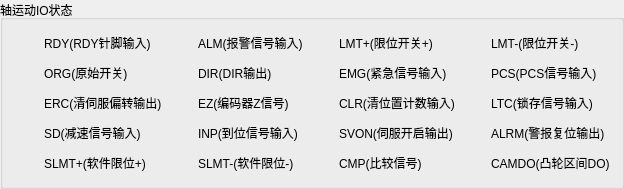
      <widget class="QGroupBox" name="groupBox_7">
       <property name="title">
        <string>轴运动IO状态</string>
       </property>
       <layout class="QGridLayout" name="gridLayout_3">
        <item row="0" column="0">
         <layout class="QHBoxLayout" name="horizontalLayout_3" stretch="1,100,1,100,1,100,1,100">
          <item>
           <layout class="QVBoxLayout" name="verticalLayout_3">
            <item>
             <widget class="QLabel" name="label_RDY">
              <property name="minimumSize">
               <size>
                <width>24</width>
                <height>24</height>
               </size>
              </property>
              <property name="maximumSize">
               <size>
                <width>24</width>
                <height>24</height>
               </size>
              </property>
              <property name="styleSheet">
               <string notr="true"/>
              </property>
              <property name="text">
               <string/>
              </property>
             </widget>
            </item>
            <item>
             <widget class="QLabel" name="label_ORG">
              <property name="minimumSize">
               <size>
                <width>24</width>
                <height>24</height>
               </size>
              </property>
              <property name="maximumSize">
               <size>
                <width>24</width>
                <height>24</height>
               </size>
              </property>
              <property name="styleSheet">
               <string notr="true"/>
              </property>
              <property name="text">
               <string/>
              </property>
             </widget>
            </item>
            <item>
             <widget class="QLabel" name="label_ERC">
              <property name="minimumSize">
               <size>
                <width>24</width>
                <height>24</height>
               </size>
              </property>
              <property name="maximumSize">
               <size>
                <width>24</width>
                <height>24</height>
               </size>
              </property>
              <property name="styleSheet">
               <string notr="true"/>
              </property>
              <property name="text">
               <string/>
              </property>
             </widget>
            </item>
            <item>
             <widget class="QLabel" name="label_SD">
              <property name="minimumSize">
               <size>
                <width>24</width>
                <height>24</height>
               </size>
              </property>
              <property name="maximumSize">
               <size>
                <width>24</width>
                <height>24</height>
               </size>
              </property>
              <property name="styleSheet">
               <string notr="true"/>
              </property>
              <property name="text">
               <string/>
              </property>
             </widget>
            </item>
            <item>
             <widget class="QLabel" name="label_SLMT_positive">
              <property name="minimumSize">
               <size>
                <width>24</width>
                <height>24</height>
               </size>
              </property>
              <property name="maximumSize">
               <size>
                <width>24</width>
                <height>24</height>
               </size>
              </property>
              <property name="styleSheet">
               <string notr="true"/>
              </property>
              <property name="text">
               <string/>
              </property>
             </widget>
            </item>
           </layout>
          </item>
          <item>
           <layout class="QVBoxLayout" name="verticalLayout_23">
            <item>
             <widget class="QLabel" name="label_26">
              <property name="minimumSize">
               <size>
                <width>0</width>
                <height>24</height>
               </size>
              </property>
              <property name="maximumSize">
               <size>
                <width>16777215</width>
                <height>24</height>
               </size>
              </property>
              <property name="text">
               <string>RDY(RDY针脚输入)</string>
              </property>
             </widget>
            </item>
            <item>
             <widget class="QLabel" name="label_27">
              <property name="minimumSize">
               <size>
                <width>0</width>
                <height>24</height>
               </size>
              </property>
              <property name="maximumSize">
               <size>
                <width>16777215</width>
                <height>24</height>
               </size>
              </property>
              <property name="text">
               <string>ORG(原始开关)</string>
              </property>
             </widget>
            </item>
            <item>
             <widget class="QLabel" name="label_28">
              <property name="minimumSize">
               <size>
                <width>0</width>
                <height>24</height>
               </size>
              </property>
              <property name="maximumSize">
               <size>
                <width>16777215</width>
                <height>24</height>
               </size>
              </property>
              <property name="text">
               <string>ERC(清伺服偏转输出)</string>
              </property>
             </widget>
            </item>
            <item>
             <widget class="QLabel" name="label_29">
              <property name="minimumSize">
               <size>
                <width>0</width>
                <height>24</height>
               </size>
              </property>
              <property name="maximumSize">
               <size>
                <width>16777215</width>
                <height>24</height>
               </size>
              </property>
              <property name="text">
               <string>SD(减速信号输入)</string>
              </property>
             </widget>
            </item>
            <item>
             <widget class="QLabel" name="label_30">
              <property name="minimumSize">
               <size>
                <width>0</width>
                <height>24</height>
               </size>
              </property>
              <property name="maximumSize">
               <size>
                <width>16777215</width>
                <height>24</height>
               </size>
              </property>
              <property name="text">
               <string>SLMT+(软件限位+)</string>
              </property>
             </widget>
            </item>
           </layout>
          </item>
          <item>
           <layout class="QVBoxLayout" name="verticalLayout_4">
            <item>
             <widget class="QLabel" name="label_ALM">
              <property name="minimumSize">
               <size>
                <width>24</width>
                <height>24</height>
               </size>
              </property>
              <property name="maximumSize">
               <size>
                <width>24</width>
                <height>24</height>
               </size>
              </property>
              <property name="styleSheet">
               <string notr="true"/>
              </property>
              <property name="text">
               <string/>
              </property>
             </widget>
            </item>
            <item>
             <widget class="QLabel" name="label_DIR">
              <property name="minimumSize">
               <size>
                <width>24</width>
                <height>24</height>
               </size>
              </property>
              <property name="maximumSize">
               <size>
                <width>24</width>
                <height>24</height>
               </size>
              </property>
              <property name="styleSheet">
               <string notr="true"/>
              </property>
              <property name="text">
               <string/>
              </property>
             </widget>
            </item>
            <item>
             <widget class="QLabel" name="label_EZ">
              <property name="minimumSize">
               <size>
                <width>24</width>
                <height>24</height>
               </size>
              </property>
              <property name="maximumSize">
               <size>
                <width>24</width>
                <height>24</height>
               </size>
              </property>
              <property name="styleSheet">
               <string notr="true"/>
              </property>
              <property name="text">
               <string/>
              </property>
             </widget>
            </item>
            <item>
             <widget class="QLabel" name="label_INP">
              <property name="minimumSize">
               <size>
                <width>24</width>
                <height>24</height>
               </size>
              </property>
              <property name="maximumSize">
               <size>
                <width>24</width>
                <height>24</height>
               </size>
              </property>
              <property name="styleSheet">
               <string notr="true"/>
              </property>
              <property name="text">
               <string/>
              </property>
             </widget>
            </item>
            <item>
             <widget class="QLabel" name="label_SLMT_negative">
              <property name="minimumSize">
               <size>
                <width>24</width>
                <height>24</height>
               </size>
              </property>
              <property name="maximumSize">
               <size>
                <width>24</width>
                <height>24</height>
               </size>
              </property>
              <property name="styleSheet">
               <string notr="true"/>
              </property>
              <property name="text">
               <string/>
              </property>
             </widget>
            </item>
           </layout>
          </item>
          <item>
           <layout class="QVBoxLayout" name="verticalLayout_24">
            <item>
             <widget class="QLabel" name="label_31">
              <property name="minimumSize">
               <size>
                <width>0</width>
                <height>24</height>
               </size>
              </property>
              <property name="maximumSize">
               <size>
                <width>16777215</width>
                <height>24</height>
               </size>
              </property>
              <property name="text">
               <string>ALM(报警信号输入)</string>
              </property>
             </widget>
            </item>
            <item>
             <widget class="QLabel" name="label_32">
              <property name="minimumSize">
               <size>
                <width>0</width>
                <height>24</height>
               </size>
              </property>
              <property name="maximumSize">
               <size>
                <width>16777215</width>
                <height>24</height>
               </size>
              </property>
              <property name="text">
               <string>DIR(DIR输出)</string>
              </property>
             </widget>
            </item>
            <item>
             <widget class="QLabel" name="label_33">
              <property name="minimumSize">
               <size>
                <width>0</width>
                <height>24</height>
               </size>
              </property>
              <property name="maximumSize">
               <size>
                <width>16777215</width>
                <height>24</height>
               </size>
              </property>
              <property name="text">
               <string>EZ(编码器Z信号)</string>
              </property>
             </widget>
            </item>
            <item>
             <widget class="QLabel" name="label_34">
              <property name="minimumSize">
               <size>
                <width>0</width>
                <height>24</height>
               </size>
              </property>
              <property name="maximumSize">
               <size>
                <width>16777215</width>
                <height>24</height>
               </size>
              </property>
              <property name="text">
               <string>INP(到位信号输入)</string>
              </property>
             </widget>
            </item>
            <item>
             <widget class="QLabel" name="label_35">
              <property name="minimumSize">
               <size>
                <width>0</width>
                <height>24</height>
               </size>
              </property>
              <property name="maximumSize">
               <size>
                <width>16777215</width>
                <height>24</height>
               </size>
              </property>
              <property name="text">
               <string>SLMT-(软件限位-)</string>
              </property>
             </widget>
            </item>
           </layout>
          </item>
          <item>
           <layout class="QVBoxLayout" name="verticalLayout_5">
            <item>
             <widget class="QLabel" name="label_LMT_positive">
              <property name="minimumSize">
               <size>
                <width>24</width>
                <height>24</height>
               </size>
              </property>
              <property name="maximumSize">
               <size>
                <width>24</width>
                <height>24</height>
               </size>
              </property>
              <property name="styleSheet">
               <string notr="true"/>
              </property>
              <property name="text">
               <string/>
              </property>
             </widget>
            </item>
            <item>
             <widget class="QLabel" name="label_EMG">
              <property name="minimumSize">
               <size>
                <width>24</width>
                <height>24</height>
               </size>
              </property>
              <property name="maximumSize">
               <size>
                <width>24</width>
                <height>24</height>
               </size>
              </property>
              <property name="styleSheet">
               <string notr="true"/>
              </property>
              <property name="text">
               <string/>
              </property>
             </widget>
            </item>
            <item>
             <widget class="QLabel" name="label_CLR">
              <property name="minimumSize">
               <size>
                <width>24</width>
                <height>24</height>
               </size>
              </property>
              <property name="maximumSize">
               <size>
                <width>24</width>
                <height>24</height>
               </size>
              </property>
              <property name="styleSheet">
               <string notr="true"/>
              </property>
              <property name="text">
               <string/>
              </property>
             </widget>
            </item>
            <item>
             <widget class="QLabel" name="label_SVON">
              <property name="minimumSize">
               <size>
                <width>24</width>
                <height>24</height>
               </size>
              </property>
              <property name="maximumSize">
               <size>
                <width>24</width>
                <height>24</height>
               </size>
              </property>
              <property name="styleSheet">
               <string notr="true"/>
              </property>
              <property name="text">
               <string/>
              </property>
             </widget>
            </item>
            <item>
             <widget class="QLabel" name="label_CMP">
              <property name="minimumSize">
               <size>
                <width>24</width>
                <height>24</height>
               </size>
              </property>
              <property name="maximumSize">
               <size>
                <width>24</width>
                <height>24</height>
               </size>
              </property>
              <property name="styleSheet">
               <string notr="true"/>
              </property>
              <property name="text">
               <string/>
              </property>
             </widget>
            </item>
           </layout>
          </item>
          <item>
           <layout class="QVBoxLayout" name="verticalLayout_25">
            <item>
             <widget class="QLabel" name="label_36">
              <property name="minimumSize">
               <size>
                <width>0</width>
                <height>24</height>
               </size>
              </property>
              <property name="maximumSize">
               <size>
                <width>16777215</width>
                <height>24</height>
               </size>
              </property>
              <property name="text">
               <string>LMT+(限位开关+)</string>
              </property>
             </widget>
            </item>
            <item>
             <widget class="QLabel" name="label_37">
              <property name="minimumSize">
               <size>
                <width>0</width>
                <height>24</height>
               </size>
              </property>
              <property name="maximumSize">
               <size>
                <width>16777215</width>
                <height>24</height>
               </size>
              </property>
              <property name="text">
               <string>EMG(紧急信号输入)</string>
              </property>
             </widget>
            </item>
            <item>
             <widget class="QLabel" name="label_38">
              <property name="minimumSize">
               <size>
                <width>0</width>
                <height>24</height>
               </size>
              </property>
              <property name="maximumSize">
               <size>
                <width>16777215</width>
                <height>24</height>
               </size>
              </property>
              <property name="text">
               <string>CLR(清位置计数输入)</string>
              </property>
             </widget>
            </item>
            <item>
             <widget class="QLabel" name="label_39">
              <property name="minimumSize">
               <size>
                <width>0</width>
                <height>24</height>
               </size>
              </property>
              <property name="maximumSize">
               <size>
                <width>16777215</width>
                <height>24</height>
               </size>
              </property>
              <property name="text">
               <string>SVON(伺服开启输出)</string>
              </property>
             </widget>
            </item>
            <item>
             <widget class="QLabel" name="label_40">
              <property name="minimumSize">
               <size>
                <width>0</width>
                <height>24</height>
               </size>
              </property>
              <property name="maximumSize">
               <size>
                <width>16777215</width>
                <height>24</height>
               </size>
              </property>
              <property name="text">
               <string>CMP(比较信号)</string>
              </property>
             </widget>
            </item>
           </layout>
          </item>
          <item>
           <layout class="QVBoxLayout" name="verticalLayout_6">
            <item>
             <widget class="QLabel" name="label_LMT_negative">
              <property name="minimumSize">
               <size>
                <width>24</width>
                <height>24</height>
               </size>
              </property>
              <property name="maximumSize">
               <size>
                <width>24</width>
                <height>24</height>
               </size>
              </property>
              <property name="styleSheet">
               <string notr="true"/>
              </property>
              <property name="text">
               <string/>
              </property>
             </widget>
            </item>
            <item>
             <widget class="QLabel" name="label_PCS">
              <property name="minimumSize">
               <size>
                <width>24</width>
                <height>24</height>
               </size>
              </property>
              <property name="maximumSize">
               <size>
                <width>24</width>
                <height>24</height>
               </size>
              </property>
              <property name="styleSheet">
               <string notr="true"/>
              </property>
              <property name="text">
               <string/>
              </property>
             </widget>
            </item>
            <item>
             <widget class="QLabel" name="label_LTC">
              <property name="minimumSize">
               <size>
                <width>24</width>
                <height>24</height>
               </size>
              </property>
              <property name="maximumSize">
               <size>
                <width>24</width>
                <height>24</height>
               </size>
              </property>
              <property name="styleSheet">
               <string notr="true"/>
              </property>
              <property name="text">
               <string/>
              </property>
             </widget>
            </item>
            <item>
             <widget class="QLabel" name="label_ALRM">
              <property name="minimumSize">
               <size>
                <width>24</width>
                <height>24</height>
               </size>
              </property>
              <property name="maximumSize">
               <size>
                <width>24</width>
                <height>24</height>
               </size>
              </property>
              <property name="styleSheet">
               <string notr="true"/>
              </property>
              <property name="text">
               <string/>
              </property>
             </widget>
            </item>
            <item>
             <widget class="QLabel" name="label_CAMDO">
              <property name="minimumSize">
               <size>
                <width>24</width>
                <height>24</height>
               </size>
              </property>
              <property name="maximumSize">
               <size>
                <width>24</width>
                <height>24</height>
               </size>
              </property>
              <property name="styleSheet">
               <string notr="true"/>
              </property>
              <property name="text">
               <string/>
              </property>
             </widget>
            </item>
           </layout>
          </item>
          <item>
           <layout class="QVBoxLayout" name="verticalLayout_26">
            <item>
             <widget class="QLabel" name="label_41">
              <property name="minimumSize">
               <size>
                <width>0</width>
                <height>24</height>
               </size>
              </property>
              <property name="maximumSize">
               <size>
                <width>16777215</width>
                <height>24</height>
               </size>
              </property>
              <property name="text">
               <string>LMT-(限位开关-)</string>
              </property>
             </widget>
            </item>
            <item>
             <widget class="QLabel" name="label_42">
              <property name="minimumSize">
               <size>
                <width>0</width>
                <height>24</height>
               </size>
              </property>
              <property name="maximumSize">
               <size>
                <width>16777215</width>
                <height>24</height>
               </size>
              </property>
              <property name="text">
               <string>PCS(PCS信号输入)</string>
              </property>
             </widget>
            </item>
            <item>
             <widget class="QLabel" name="label_43">
              <property name="minimumSize">
               <size>
                <width>0</width>
                <height>24</height>
               </size>
              </property>
              <property name="maximumSize">
               <size>
                <width>16777215</width>
                <height>24</height>
               </size>
              </property>
              <property name="text">
               <string>LTC(锁存信号输入)</string>
              </property>
             </widget>
            </item>
            <item>
             <widget class="QLabel" name="label_44">
              <property name="minimumSize">
               <size>
                <width>0</width>
                <height>24</height>
               </size>
              </property>
              <property name="maximumSize">
               <size>
                <width>16777215</width>
                <height>24</height>
               </size>
              </property>
              <property name="text">
               <string>ALRM(警报复位输出)</string>
              </property>
             </widget>
            </item>
            <item>
             <widget class="QLabel" name="label_45">
              <property name="minimumSize">
               <size>
                <width>0</width>
                <height>24</height>
               </size>
              </property>
              <property name="maximumSize">
               <size>
                <width>16777215</width>
                <height>24</height>
               </size>
              </property>
              <property name="text">
               <string>CAMDO(凸轮区间DO)</string>
              </property>
             </widget>
            </item>
           </layout>
          </item>
         </layout>
        </item>
       </layout>
      </widget>
